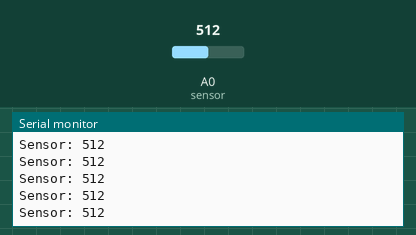
Recording of a sketch running on a simulated ESP8266 (NodeMCU). On the bench: the last lines printed to the serial monitor. The test bench sets the inputs (shaded band); at power-on: A0 (sensor) = 512. WiFi joins after 1.5 s; servers stay silent unless stated; random numbers use the default seed unless the sketch sets one; no MQTT or app messages arrive unless stated; not simulated (calls return 0 or success): credentials.h.

Above: at 3.7 s.
3.8 s: A0 (sensor) set to 490
At 4.8 s:
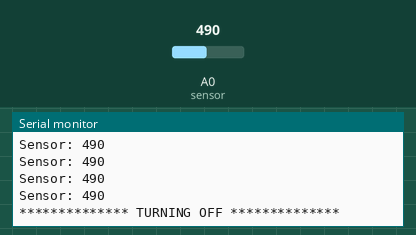
5.8 s: A0 (sensor) set to 510
At 6.5 s:
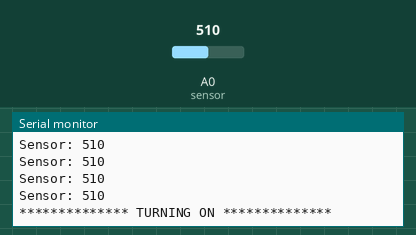
Timing chart, 0 to 8.8 s (numbered marks = the images above; inputs shaded):
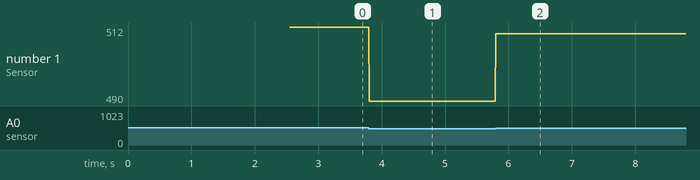

Measured:
- after the input at 3.8 s, the serial monitor: prints a new line at once (image 1)
- after the input at 5.8 s, the serial monitor: prints a new line at once (image 2)
- plotted number 1: 512 → 490 after the input at 3.8 s, 490 → 510 after the input at 5.8 s

The sketch:

LedCurtainSensor.ino
```cpp
/**
*
*
*  This is an IR controller designed to integrate a remote control LED curtain
*  with my smart home using MQTT. This code is the combination of both halves
*  and can sense for the power signal and send IR codes accordingly. -Manny Batt
*
*
*         LED Curtain IR Codes
* F738C7 On     F7B847 Off       F77887 Mode
* F700FF Red    F7807F Green     F740BF Blue
* F720DF Yellow F7A05F Cyan      F7609F Purple
* F7C03F White  F7E01F Color W.  F708F7 Mode+
* F78877 Mode-  F748B7 Speed+    F7C837 Speed-
* F710EF M1     F7906F M2        F750AF M3
* F7D02F M4     F730CF M5        F7B04F M6
* F7708F M7     F7F00F M8
*
**/


// ***************************************
// ********** Global Variables ***********
// ***************************************


//Globals for Wifi Setup and OTA
#include <credentials.h>
#include <ESP8266WiFi.h>
#include <ESP8266mDNS.h>
#include <WiFiUdp.h>
#include <ArduinoOTA.h>

//WiFi Credentials
#ifndef STASSID
#define STASSID "your_ssid"
#endif
#ifndef STAPSK
#define STAPSK  "your_password"
#endif
const char* ssid = STASSID;
const char* password = STAPSK;

//MQTT
#include <Adafruit_MQTT.h>
#include <Adafruit_MQTT_Client.h>
#ifndef AIO_SERVER
#define AIO_SERVER      "your_MQTT_server_address"
#endif
#ifndef AIO_SERVERPORT
#define AIO_SERVERPORT  0000 //Your MQTT port
#endif
#ifndef AIO_USERNAME
#define AIO_USERNAME    "your_MQTT_username"
#endif
#ifndef AIO_KEY
#define AIO_KEY         "your_MQTT_key"
#endif
#define MQTT_KEEP_ALIVE 150
unsigned long previousTime;

//IR
#include <IRremoteESP8266.h>
#include <IRsend.h>
const uint16_t kIrLed = D7;
IRsend irsend(kIrLed);

//Analog
int sensor = A0;

//MQTT Startup
WiFiClient client;
Adafruit_MQTT_Client mqtt(&client, AIO_SERVER, AIO_SERVERPORT, AIO_USERNAME, AIO_KEY);
Adafruit_MQTT_Publish ledCurtain = Adafruit_MQTT_Publish(&mqtt, AIO_USERNAME "/feeds/ledcurtainremote");

//Variables
int powerState = 0;
int prevPowerState = 0;
int pendingPowerState = 0;


// ***************************************
// *************** Setup *****************
// ***************************************


void setup() {

  //Initialize IR
  irsend.begin();

  //Initialize Serial
  Serial.begin(115200);
  Serial.println("Booting");

  //WiFi Initialization
  wifiSetup();

  //Initialize MQTT
  MQTT_connect();

  //Check for power status of patronus
  int firstCheck = analogRead(sensor);
  if (firstCheck > 500) {
    powerState = 1;
    prevPowerState = 1;
  }
  Serial.print("Initial Power State: ");
  Serial.println(powerState);
  delay(1000);
}


// ***************************************
// ************* Da Loop *****************
// ***************************************


void loop() {

  //Network Housekeeping
  ArduinoOTA.handle();
  MQTT_connect();

  //Check for power to the Patronus and determine if the state is on or off
  int reading = analogRead(sensor);
  Serial.print("Sensor: ");
  Serial.println(reading);
  if(reading > 500){
    pendingPowerState++;
    if(pendingPowerState > 49){
      pendingPowerState = 50;
      powerState = 1;
    }
  }
  else if(reading < 500){
    pendingPowerState--;
    if(pendingPowerState < 0){
      pendingPowerState = 0;
      powerState = 0;
    }
  }

  //Turn the curtains on and select a random color if patronus is turned on.
  if (powerState == 1 && prevPowerState == 0) {
    Serial.println("************** TURNING ON **************");
    ledCurtain.publish(2);
    delay(500);
    int choice = random(1, 5);
    switch (choice) {
      case 1: ledCurtain.publish(4); //red
        break;
      case 2: ledCurtain.publish(5); //green
        break;
      case 3: ledCurtain.publish(6); //blue
        break;
      case 4: ledCurtain.publish(9); //purple
        break;
      case 5: ledCurtain.publish(8); //cyan
        break;
    }
  }

  //Turn off the curtains if patronus is turned off
  else if (powerState == 0 && prevPowerState == 1) {
    Serial.println("************** TURNING OFF **************");
    ledCurtain.publish(1);
    delay(500);
  }

  //Ping Timer
  unsigned long currentTime = millis();
  if ((currentTime - previousTime) > MQTT_KEEP_ALIVE * 1000) {
    previousTime = currentTime;
    if (! mqtt.ping()) {
      mqtt.disconnect();
    }
  }
  delay(10);
  prevPowerState = powerState;
}


// ***************************************
// ********** Backbone Methods ***********
// ***************************************


void wifiSetup() {

  WiFi.mode(WIFI_STA);
  WiFi.begin(ssid, password);
  while (WiFi.waitForConnectResult() != WL_CONNECTED) {
    Serial.println("Connection Failed! Rebooting...");
    delay(5000);
    ESP.restart();
  }
  ArduinoOTA.setHostname("LedCurtain-Sensor");
  ArduinoOTA.onStart([]() {
    String type;
    if (ArduinoOTA.getCommand() == U_FLASH) {
      type = "sketch";
    } else { // U_SPIFFS
      type = "filesystem";
    }
    Serial.println("Start updating " + type);
  });
  ArduinoOTA.onEnd([]() {
    Serial.println("\nEnd");
  });
  ArduinoOTA.onProgress([](unsigned int progress, unsigned int total) {
    Serial.printf("Progress: %u%%\r", (progress / (total / 100)));
  });
  ArduinoOTA.onError([](ota_error_t error) {
    Serial.printf("Error[%u]: ", error);
    if (error == OTA_AUTH_ERROR) {
      Serial.println("Auth Failed");
    } else if (error == OTA_BEGIN_ERROR) {
      Serial.println("Begin Failed");
    } else if (error == OTA_CONNECT_ERROR) {
      Serial.println("Connect Failed");
    } else if (error == OTA_RECEIVE_ERROR) {
      Serial.println("Receive Failed");
    } else if (error == OTA_END_ERROR) {
      Serial.println("End Failed");
    }
  });
  ArduinoOTA.begin();
  Serial.println("Ready");
  Serial.print("IP address: ");
  Serial.println(WiFi.localIP());
}

void MQTT_connect() {
  int8_t ret;

  // Stop if already connected.
  if (mqtt.connected()) {
    //Serial.println("Connected");
    return;
  }
  Serial.print("Connecting to MQTT... ");
  uint8_t retries = 3;

  while ((ret = mqtt.connect()) != 0) { // connect will return 0 for connected
    Serial.println(mqtt.connectErrorString(ret));
    Serial.println("Retrying MQTT connection in 5 seconds...");
    mqtt.disconnect();
    delay(5000);  // wait 5 seconds
    retries--;
    if (retries == 0) {
      // basically die and wait for WDT to reset me
      //while (1);
      Serial.println("Wait 10 min to reconnect");
      delay(600000);
    }
  }
  Serial.println("MQTT Connected!");
}
```
